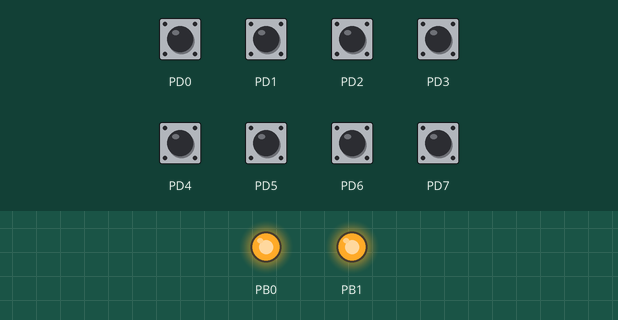
Bench run of a program on a simulated ATmega328P, built with avr-gcc and emulated at 16 MHz. On the bench: output pins drawn as LEDs (lit = HIGH). Dashed ring = blinking. Inputs (shaded band) come from the test bench; at power-on: PD0–7 HIGH.

Above: at 1.2 s.
1.3 s: PD2 pulled LOW for 0.15 s
At 1.69 s:
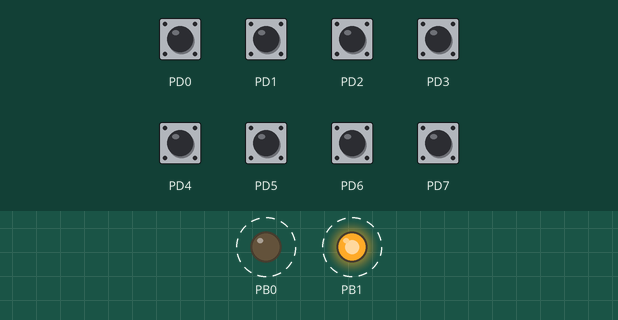
Timing chart, 0 to 10.3 s (numbered marks = the images above; inputs shaded):
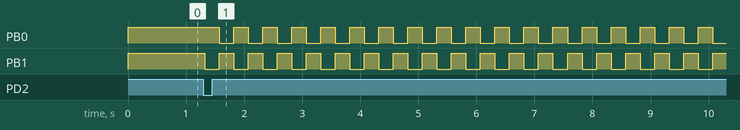

The program:

main.c
```c
#define F_CPU 16000000UL

#include <avr/io.h>
#include <util/delay.h>
#include <stdbool.h>

void setup_hardware(void);
bool boton_presionado(uint8_t pin_bit);

int main(void) {

	setup_hardware();

	bool modo_parpadeo = false;

	while (1) {
		// esperamos a que se presionen los botones
		if (!modo_parpadeo) {
			if (boton_presionado(PIND2) || boton_presionado(PIND3)) {
				modo_parpadeo = true; // se detectó presión
			}
		}
		if (modo_parpadeo) {
			// Estado 1: Forzar PB0 en HIGH y PB1 en LOW de forma directa
			PORTB = (PORTB & ~((1 << PORTB0) | (1 << PORTB1))) | (1 << PORTB0);
			_delay_ms(250);

			// Estado 2: Forzar PB0 en LOW y PB1 en HIGH de forma directa
			PORTB = (PORTB & ~((1 << PORTB0) | (1 << PORTB1))) | (1 << PORTB1);
			_delay_ms(250);
		}
	}
}

// Configuración completa del hardware
void setup_hardware(void) {
	// PB0 y PB1 como salidas
	DDRB |= (1 << DDB0) | (1 << DDB1);
	// PD2 y PD3 como entradas
	DDRD &= ~((1 << DDD2) | (1 << DDD3));
	// resistencias Pull-Up internas en PD2 y PD3
	PORTD |= (1 << PORTD2) | (1 << PORTD3);
	// ambos LEDs totalmente encendidos al iniciar
	PORTB |= (1 << PORTB0) | (1 << PORTB1);
}

// lectura de botones
bool boton_presionado(uint8_t pin_bit) {
	if (!(PIND & (1 << pin_bit))) {      // presionado
		_delay_ms(20);
		if (!(PIND & (1 << pin_bit))) {  // rechequeo del estado
			return true;
		}
	}
	return false;
}
```

Measured:
- after the input at 1.3 s, PB0: alternates HIGH for 0.25 s and LOW for 0.25 s, starting after 0.27 s; PB1: alternates HIGH for 0.25 s and LOW for 0.25 s, starting at once
